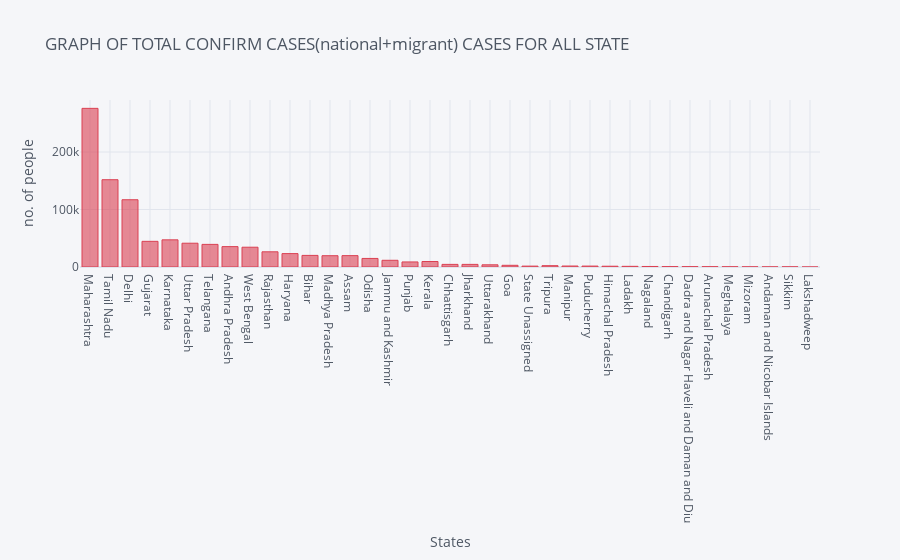

Notebook source saved alongside this figure:
### Code cell
#Total_confirm_cases.plot.bar(figsize=(18,4))
#plt.title('GRAPH OF TOTAL CONFIRM CASES(national+migrant) CASES FOR ALL STATE')
df.iplot(kind='bar',x='State',y='Total_confirmed_cases',color='red',title='GRAPH OF TOTAL CONFIRM CASES(national+migrant) CASES FOR ALL STATE',xTitle='States',yTitle='no. of people') #it is not showing

# range km kr skte h kya:D

### Figure 1 — Plotly figure (JSON) as saved in the notebook; plotly's stock layout.template omitted (floating-point values rounded to 4 significant figures)
{"data": [{"marker": {"color": "rgba(219, 64, 82, 0.6)", "line": {"color": "rgba(219, 64, 82, 1.0)", "width": 1}}, "name": "Total_confirmed_cases", "orientation": "v", "text": "", "type": "bar", "x": ["Maharashtra", "Tamil Nadu", "Delhi", "Gujarat", "Karnataka", "Uttar Pradesh", "Telangana", "Andhra Pradesh", "West Bengal", "Rajasthan", "Haryana", "Bihar", "Madhya Pradesh", "Assam", "Odisha", "Jammu and Kashmir", "Punjab", "Kerala", "Chhattisgarh", "Jharkhand", "Uttarakhand", "Goa", "State Unassigned", "Tripura", "Manipur", "Puducherry", "Himachal Pradesh", "Ladakh", "Nagaland", "Chandigarh", "Dadra and Nagar Haveli and Daman and Diu", "Arunachal Pradesh", "Meghalaya", "Mizoram", "Andaman and Nicobar Islands", "Sikkim", "Lakshadweep"], "y": [275938, 151820, 116993, 44648, 47257, 41383, 39342, 35451, 34427, 26437, 23306, 20173, 19643, 19758, 14898, 11666, 8799, 9558, 4556, 4562, 3818, 2951, 1524, 2295, 1700, 1596, 1354, 1142, 902, 619, 565, 491, 337, 238, 176, 235, 0]}], "layout": {"legend": {"bgcolor": "#F5F6F9", "font": {"color": "#4D5663"}}, "paper_bgcolor": "#F5F6F9", "plot_bgcolor": "#F5F6F9", "title": {"font": {"color": "#4D5663"}, "text": "GRAPH OF TOTAL CONFIRM CASES(national+migrant) CASES FOR ALL STATE"}, "xaxis": {"gridcolor": "#E1E5ED", "showgrid": true, "tickfont": {"color": "#4D5663"}, "title": {"font": {"color": "#4D5663"}, "text": "States"}, "zerolinecolor": "#E1E5ED"}, "yaxis": {"gridcolor": "#E1E5ED", "showgrid": true, "tickfont": {"color": "#4D5663"}, "title": {"font": {"color": "#4D5663"}, "text": "no. of people"}, "zerolinecolor": "#E1E5ED"}}}
